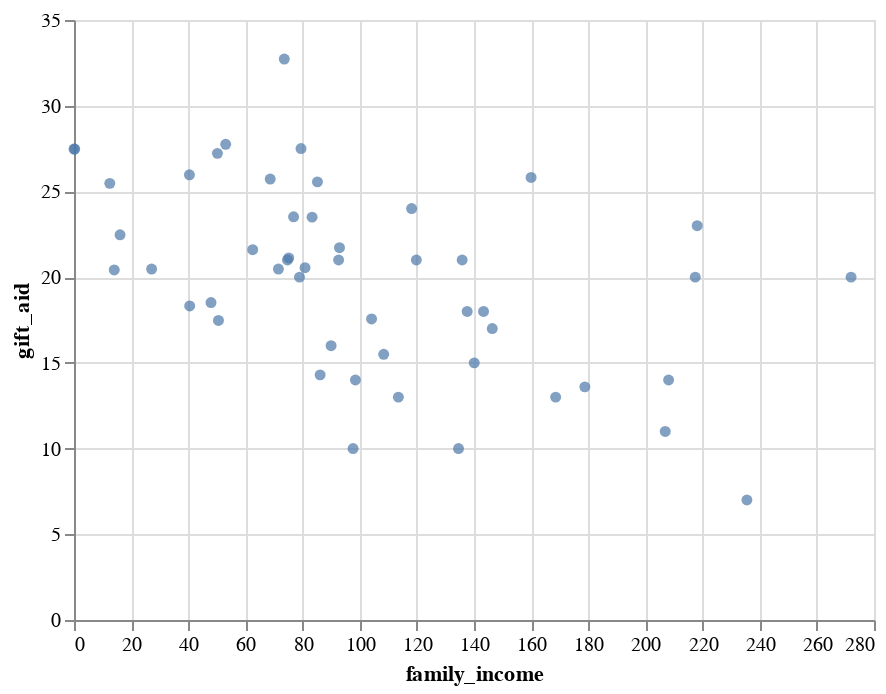

Notebook code cell kept with this figure:
### Code cell
alt.Chart(df).mark_circle().encode(
    x='family_income',
    y='gift_aid'
)

### Figure 1 — Vega-Lite specification as saved in the notebook (floating-point values rounded to 4 significant figures)
{"config": {"view": {"continuousWidth": 400, "continuousHeight": 300}}, "data": {"name": "data-95509acc606e9a8541b89bcb68cbc819"}, "mark": "circle", "encoding": {"x": {"type": "quantitative", "field": "family_income"}, "y": {"type": "quantitative", "field": "gift_aid"}}, "$schema": "https://vega.github.io/schema/vega-lite/v4.8.1.json", "datasets": {"data-95509acc606e9a8541b89bcb68cbc819": [{"family_income": 92.92, "gift_aid": 21.72, "price_paid": 14.28}, {"family_income": 0.25, "gift_aid": 27.47, "price_paid": 8.53}, {"family_income": 53.09, "gift_aid": 27.75, "price_paid": 14.25}, {"family_income": 50.2, "gift_aid": 27.22, "price_paid": 8.78}, {"family_income": 137.6, "gift_aid": 18.0, "price_paid": 24.0}, {"family_income": 47.96, "gift_aid": 18.52, "price_paid": 23.48}, {"family_income": 113.5, "gift_aid": 13.0, "price_paid": 23.0}, {"family_income": 168.6, "gift_aid": 13.0, "price_paid": 29.0}, {"family_income": 208.1, "gift_aid": 14.0, "price_paid": 28.0}, {"family_income": 12.52, "gift_aid": 25.47, "price_paid": 16.53}, {"family_income": 119.8, "gift_aid": 21.0, "price_paid": 15.0}, {"family_income": 50.56, "gift_aid": 17.48, "price_paid": 18.52}, {"family_income": 16.12, "gift_aid": 22.47, "price_paid": 13.53}, {"family_income": 206.9, "gift_aid": 11.0, "price_paid": 25.0}, {"family_income": 68.68, "gift_aid": 25.72, "price_paid": 16.28}, {"family_income": 73.6, "gift_aid": 32.72, "price_paid": 9.28}, {"family_income": 218.1, "gift_aid": 23.0, "price_paid": 19.0}, {"family_income": 89.98, "gift_aid": 16.0, "price_paid": 20.0}, {"family_income": 272.0, "gift_aid": 20.0, "price_paid": 22.0}, {"family_income": 118.2, "gift_aid": 24.0, "price_paid": 18.0}, {"family_income": 108.4, "gift_aid": 15.5, "price_paid": 26.5}, {"family_income": 235.5, "gift_aid": 7.0, "price_paid": 35.0}, {"family_income": 78.93, "gift_aid": 20.0, "price_paid": 16.0}, {"family_income": 76.85, "gift_aid": 23.52, "price_paid": 18.48}, {"family_income": 98.5, "gift_aid": 14.0, "price_paid": 22.0}, {"family_income": 134.6, "gift_aid": 10.0, "price_paid": 32.0}, {"family_income": 75.16, "gift_aid": 21.12, "price_paid": 20.88}, {"family_income": 135.9, "gift_aid": 21.0, "price_paid": 21.0}, {"family_income": 79.45, "gift_aid": 27.5, "price_paid": 14.5}, {"family_income": 80.86, "gift_aid": 20.55, "price_paid": 15.45}, {"family_income": 86.14, "gift_aid": 14.3, "price_paid": 27.7}, {"family_income": 40.49, "gift_aid": 18.32, "price_paid": 23.68}, {"family_income": 143.3, "gift_aid": 18.0, "price_paid": 24.0}, {"family_income": 97.66, "gift_aid": 10.0, "price_paid": 26.0}, {"family_income": 74.71, "gift_aid": 21.0, "price_paid": 15.0}, {"family_income": 178.8, "gift_aid": 13.6, "price_paid": 22.4}, {"family_income": 71.55, "gift_aid": 20.47, "price_paid": 15.53}, {"family_income": 92.61, "gift_aid": 21.0, "price_paid": 15.0}, {"family_income": 62.55, "gift_aid": 21.6, "price_paid": 14.4}, {"family_income": 0.0, "gift_aid": 27.47, "price_paid": 14.53}, {"family_income": 160.0, "gift_aid": 25.81, "price_paid": 10.19}, {"family_income": 40.4, "gift_aid": 25.97, "price_paid": 10.03}, {"family_income": 85.2, "gift_aid": 25.56, "price_paid": 16.44}, {"family_income": 27.16, "gift_aid": 20.47, "price_paid": 21.53}, {"family_income": 146.4, "gift_aid": 17.0, "price_paid": 25.0}, {"family_income": 14.09, "gift_aid": 20.42, "price_paid": 21.58}, {"family_income": 217.4, "gift_aid": 20.0, "price_paid": 22.0}, {"family_income": 140.1, "gift_aid": 15.0, "price_paid": 21.0}, {"family_income": 104.1, "gift_aid": 17.56, "price_paid": 24.44}, {"family_income": 83.33, "gift_aid": 23.5, "price_paid": 18.5}]}}
